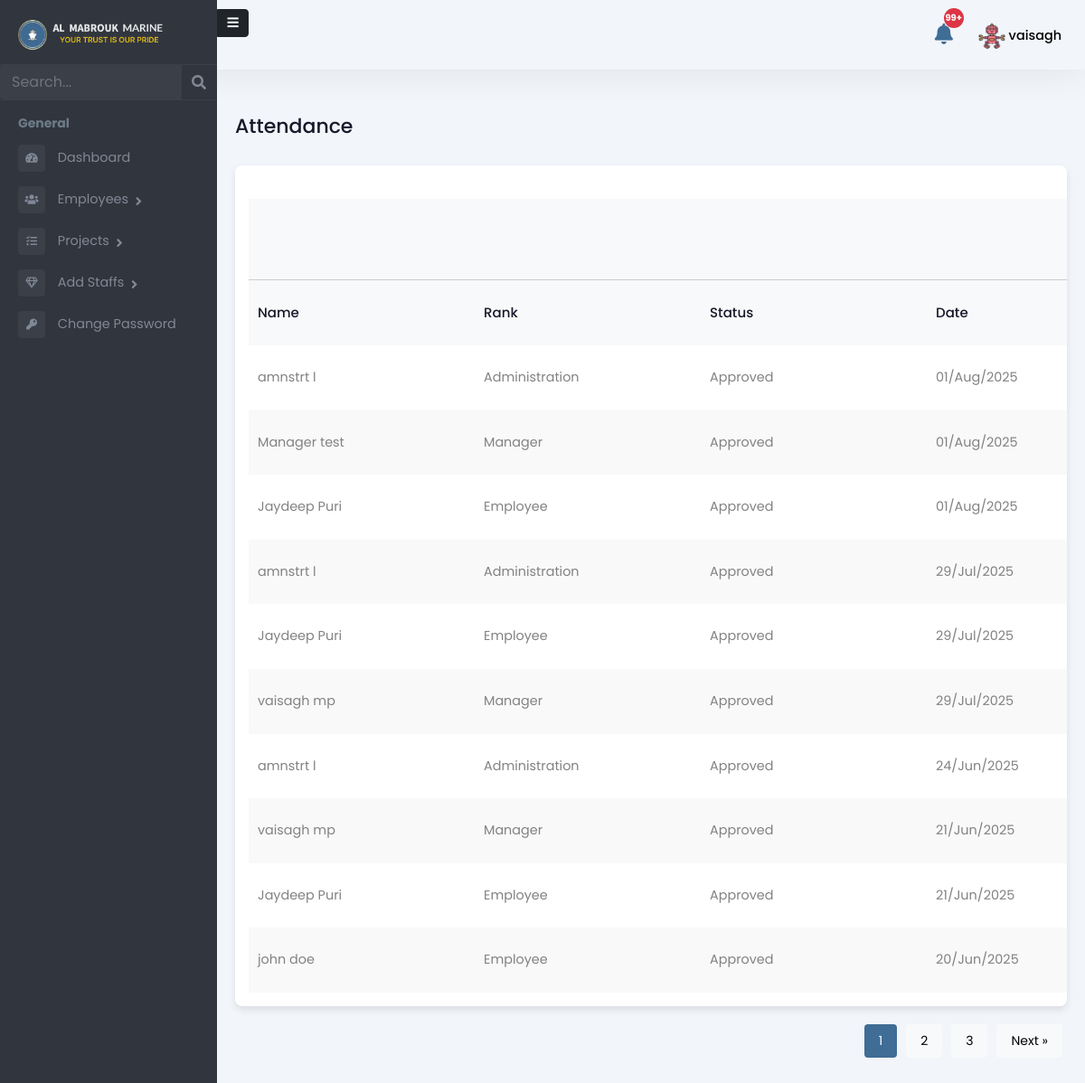
Before: /admin-panel/employee/attendance/ (signed in) with the older database file.
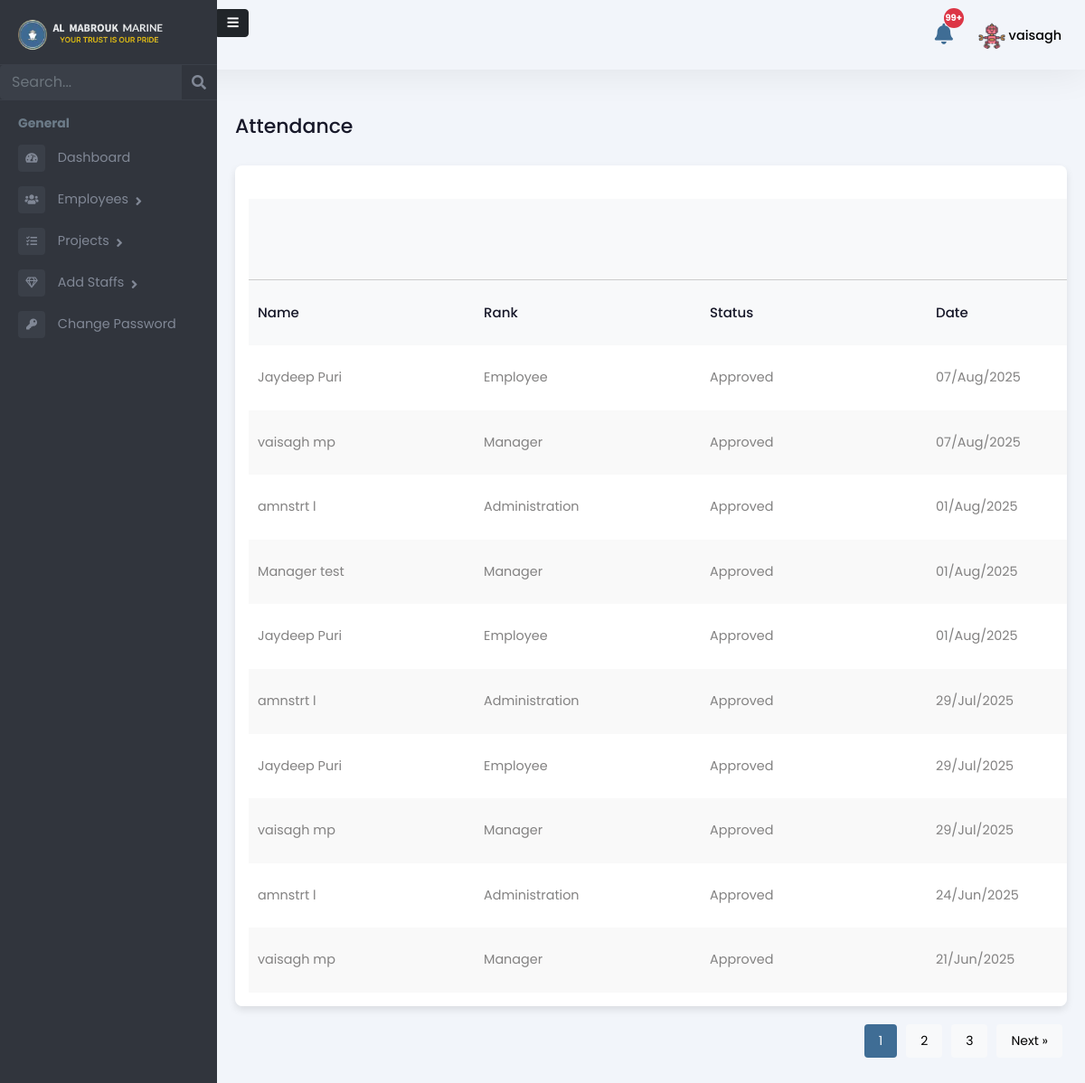
After: the same page with the newer database file.
### Admin/models.py (models this page shows, shortened)
class Attendance(models.Model):
    LOCATION_CHOICES = [
        ('DMC', 'DMC Warehouse'),
        ('DMC_PRT', 'DMC Port'),
        ('FUJ', 'FUJ'),
        ('KFK', 'KFK'),
        ('ABU', 'Abu Dhabi'),
        ('BDO', 'Bur Dubai Office'),
        ('SHJ_KP', 'Sharjah Khalid Port'),
        ('SHJ_HP', 'Sharjah Hamriya Port'),
        ('AJM_PRT', 'Ajman Port'),
        ('ABU_KP', 'Abu Dhabi Khalifa Port'),
        ('ABU_MP', 'Abu Dhabi Mussafah Port'),
        ('RAK_JZP', 'RAK Al Jazeera Port'),
        ('RAK_MCP', 'RAK Maritime City'),
        ('RAK_SRP', 'RAK Steven Rock Port'),
        ('DXB_DMC', 'Dubai Maritime City Port'),
        ('DXB_PR', 'Port Rashid'),
        ('DXB_HP', 'Dubai Hamriya Port'),
        ('DXB_MHJ', 'Dubai Marina Harbor Jumeirah'),
        ('DXB_AJD', 'Al Jadaf Port Dubai'),
        ('OVERSEAS', 'Overseas'),
    ]
    STATUS_CHOICES = [
        ('PENDING', 'Pending'),
        ('APPROVED', 'Approved'),
        ('REJECTED', 'Rejected'),
    ]
    ATTENDANCE_STATUS = [
        ('PRESENT', 'Present'),
        ('WORK FROM HOME', 'Work from Home'),
    ]
    employee = models.ForeignKey(
        Employee, related_name='attendance_set', on_delete=models.CASCADE
    )
    project = models.ForeignKey(
        'Project', on_delete=models.SET_NULL, null=True, blank=True, related_name='attendance_set'
    )  # New field added
    login_time = models.DateTimeField(null=True, blank=True)
    log_out_time = models.DateTimeField(null=True, blank=True)
    total_hours_of_work = models.DecimalField(max_digits=10, decimal_places=2, null=True, blank=True)
    location = models.CharField(max_length=20, choices=LOCATION_CHOICES, null=True, blank=True)
    vessel = models.ForeignKey(
    Vessel, on_delete=models.SET_NULL, null=True, blank=True, related_name='attendance_records')
    attendance_status = models.CharField(max_length=20, choices=ATTENDANCE_STATUS, null=True, blank=True)
    status = models.CharField(max_length=10, choices=STATUS_CHOICES, default='PENDING')
    rejection_reason = models.TextField(null=True, blank=True)
    rejected_by = models.ForeignKey(User, on_delete=models.SET_NULL, null=True, blank=True, related_name='rejected_attendance')
    travel_in_time = models.DateTimeField(null=True, blank=True)
    travel_out_time = models.DateTimeField(null=True, blank=True)
    total_travel_time = models.DecimalField(max_digits=10, decimal_places=2, null=True, blank=True)

class Employee(models.Model):
    user = models.OneToOneField(User, on_delete=models.CASCADE, related_name='employee_profile')
    is_employee = models.BooleanField(default=False)
    is_manager = models.BooleanField(default=False)
    is_administration = models.BooleanField(default=False)
    is_hr = models.BooleanField(default=False)
    rank = models.CharField(max_length=255, blank=True, null=True)
    salary = models.DecimalField(max_digits=10, decimal_places=2, blank=True, null=True)
    work_days = models.DecimalField(max_digits=10, decimal_places=2, default=0, blank=True)
    holidays = models.IntegerField(null=True, blank=True)
    overseas_days = models.IntegerField(default=0)
    date_of_birth = models.DateField(null=True, blank=True)
    phone_number = models.CharField(max_length=15, blank=True, null=True)
    date_of_join = models.DateField(null=True, blank=True)
    address = models.TextField(blank=True, null=True)
    profile_picture = models.ImageField(upload_to="profile_pictures/", null=True, blank=True)
    def get_role(self):
        if self.is_manager:
            return "Manager"
        if self.is_employee:
            return "Employee"
        if self.is_administration:
            return "Administration"
        if self.is_hr:
            return "HR"
        return "Unknown"

### Admin/views.py (the view)
# urls.py: path('employee/attendance/', attendance_list_view, name='attendance_list_adminview'),
@login_required
def attendance_list_view(request):
    search_query = request.GET.get('search', '')
    attendance_records = Attendance.objects.select_related('employee').order_by('-login_time')
    if search_query:
        attendance_records = attendance_records.filter(
            employee__user__username__icontains=search_query
        ).order_by('-login_time')
    paginator = Paginator(attendance_records, 10)
    page_number = request.GET.get('page')
    page_obj = paginator.get_page(page_number)
    context = {
        'role': 'Admin',
        'attendance_records': page_obj,
        'search_query': search_query,
    }
    return render(request, 'Admin/attendance_list.html', context)

### Admin/templatetags/custom_filters.py (called while the page is built)
@register.filter
def format_work_duration(decimal_hours):
    if decimal_hours is None:
        return "00:00"
    try:
        total_seconds = int(float(decimal_hours) * 3600)
        if total_seconds < 3600:
            minutes = total_seconds // 60
            seconds = total_seconds % 60
            return f"{minutes:02d}:{seconds:02d} min"
        else:
            hours = total_seconds // 3600
            minutes = (total_seconds % 3600) // 60
            return f"{hours:02d}:{minutes:02d} hrs"
    except (ValueError, TypeError):
        return "00:00"

### templates/Admin/attendance_list.html (shortened to what this page needs)
{% extends 'Admin/adminbase.html' %}
{% load custom_filters %}
{% load static %}
{% block content %}
<div class="emply-list-wraper">
    <div class="pg-title">
        <h1>Attendance</h1>
    </div>
    <div class="widget-box table-wdgt">
        <table id="employeeTable">
            <thead>
                <tr style="border-bottom: 1px solid #ccc">
                    <th></th>
                    <th></th>
                    <th></th>
                    <th></th>
                </tr>
            </thead>
            <thead>
                <tr>
                    <th>Name</th>
                    <th>Rank</th>
                    <th>Status</th>
                    <th>Date</th>
                </tr>
            </thead>
            <tbody>
                {% for record in attendance_records %}
                <tr>
                    <td><a href="{% url 'attendance_detail' record.pk %}">{{ record.employee.user.get_full_name }}</a>
                    </td>
                    <td>{{ record.employee.get_role}}</td>
                    <td>{{ record.get_status_display }}</td>
                    <td>{{ record.login_time.date|date:"d/M/Y" }}</td>
                </tr>
                {% endfor %}
            </tbody>
        </table>
    </div>
    <div class="pagination" id="pagination">
    {% for num in attendance_records.paginator.page_range %}
        {% if num >= attendance_records.number|add:'-2' and num <= attendance_records.number|add:'2' %}
            <a href="?page={{ num }}">
                <button class="{% if num == attendance_records.number %}active{% endif %}">{{ num }}</button>
            </a>
        {% endif %}
    {% endfor %}
    {% if attendance_records.has_next %}
        <a href="?page={{ attendance_records.next_page_number }}">
            <button>Next &raquo;</button>
        </a>
    {% endif %}
</div>
</div>
{% endblock %}

Changed rows visible on the page:
no longer on this page (row unchanged): Attendance: employee.user.get_full_name "Jaydeep Puri", employee.get_role "Employee", status "Approved", login_time "21/Jun/2025"
no longer on this page (row unchanged): Attendance: employee.user.get_full_name "john doe", employee.get_role "Employee", status "Approved", login_time "20/Jun/2025"
added Attendance: employee.user.get_full_name "Jaydeep Puri", employee.get_role "Employee", status "Approved", login_time "07/Aug/2025"
added Attendance: employee.user.get_full_name "vaisagh mp", employee.get_role "Manager", status "Approved", login_time "07/Aug/2025"
